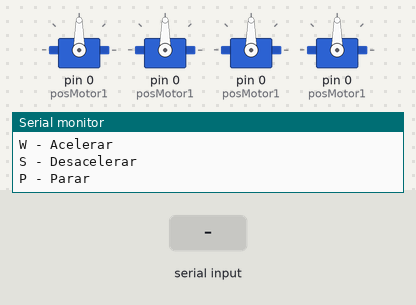
Recording of a sketch running on a simulated Arduino Uno, built with avr-gcc and run on an emulated ATmega328P. Parts: 4 × servo, the last lines printed to the serial monitor. Inputs (shaded band) come from the test bench.

Above: at 1.2 s.
1.3 s: "w" received over Serial
At 2.2 s:
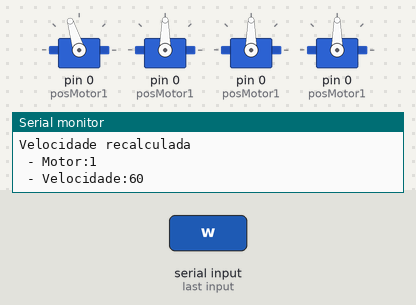
2.8 s: "p" received over Serial
At 3.4 s:
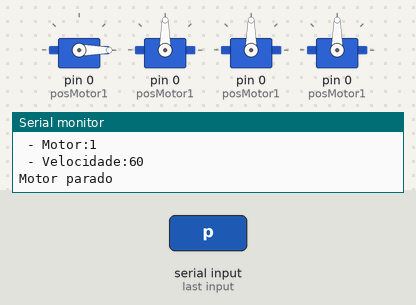
Timing chart, 0 to 5.8 s (numbered marks = the images above; inputs shaded):
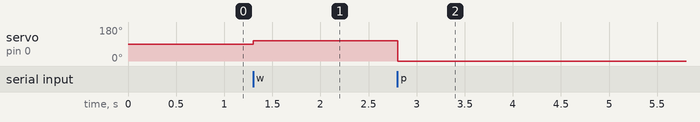

Measured:
- after the input at 1.3 s, servo on pin 0 (posMotor1): 90° → 107° at once
- after the input at 2.8 s, servo on pin 0 (posMotor1): 107° → 0° at once

The sketch:

drone.ino
```cpp
#include <Servo.h>

Servo motor1;
Servo motor2;
Servo motor3;
Servo motor4;

const int posMotor1 = 0;
const int posMotor2 = 0;
const int posMotor3 = 0;
const int posMotor4 = 0;

int velInput;
int velMotor;
int numMotor;

char tecla;

void setup() {
  // put your setup code here, to run once:
  Serial.begin(9600);
  while (!Serial && (millis() < 10000)) ;

  motor1.attach(posMotor1);
  motor2.attach(posMotor2);
  motor3.attach(posMotor3);
  motor4.attach(posMotor4);

  velInput = 50;
  numMotor = 1;
  Serial.println("Digite uma opcao:");
  Serial.println("[1-4] - selecionara um motor");
  Serial.println("W - Acelerar");
  Serial.println("S - Desacelerar");
  Serial.println("P - Parar");
}

void loop() {

  // put your main code here, to run repeatedly:
  tecla = Serial.read();
  // TODO procurar codigo de filtragem
  switch (tecla) {
    case 'w':
      velInput = velInput + 10;
      calcularInputVelocidade();
      break;
    case 's':
      velInput = velInput - 10;
      calcularInputVelocidade();
      break;
    case 'p':
      velInput = 0;
      calcularInputVelocidade();
      break;
    case '1':
      numMotor = 1;
      break;
    case '2':
      numMotor = 2;
      break;
    case '3':
      numMotor = 3;
      break;
    case '4':
      numMotor = 4;
      break;
    default:
      //Serial.println("Tecla inválida!");
      break;
  }
}

void calcularInputVelocidade() {
  if (velInput != 0) {

    if (velInput < 50) {
      velInput = 50;
      Serial.println("Velocidade minima permitida!");
      return;
    }
    if (velInput > 100) {
      velInput = 100;
      Serial.println("Velocidade maxima permitida!");
      return;
    }

    Serial.println("Velocidade recalculada");
    Serial.print(" - Motor:"); Serial.println(numMotor);
    Serial.print(" - Velocidade:"); Serial.println(velInput);
  } else {
    Serial.println("Motor parado");
  }
  velMotor = map(velInput, 0, 100, 0, 179);
  alterarVelocidade();
}

void alterarVelocidade() {
  switch (numMotor) {
    case 1:
      motor1.write(velMotor);
      break;
    case 2:
      motor2.write(velMotor);
      break;
    case 3:
      motor3.write(velMotor);
      break;
    case 4:
      motor4.write(velMotor);
      break;
  }
}
```
